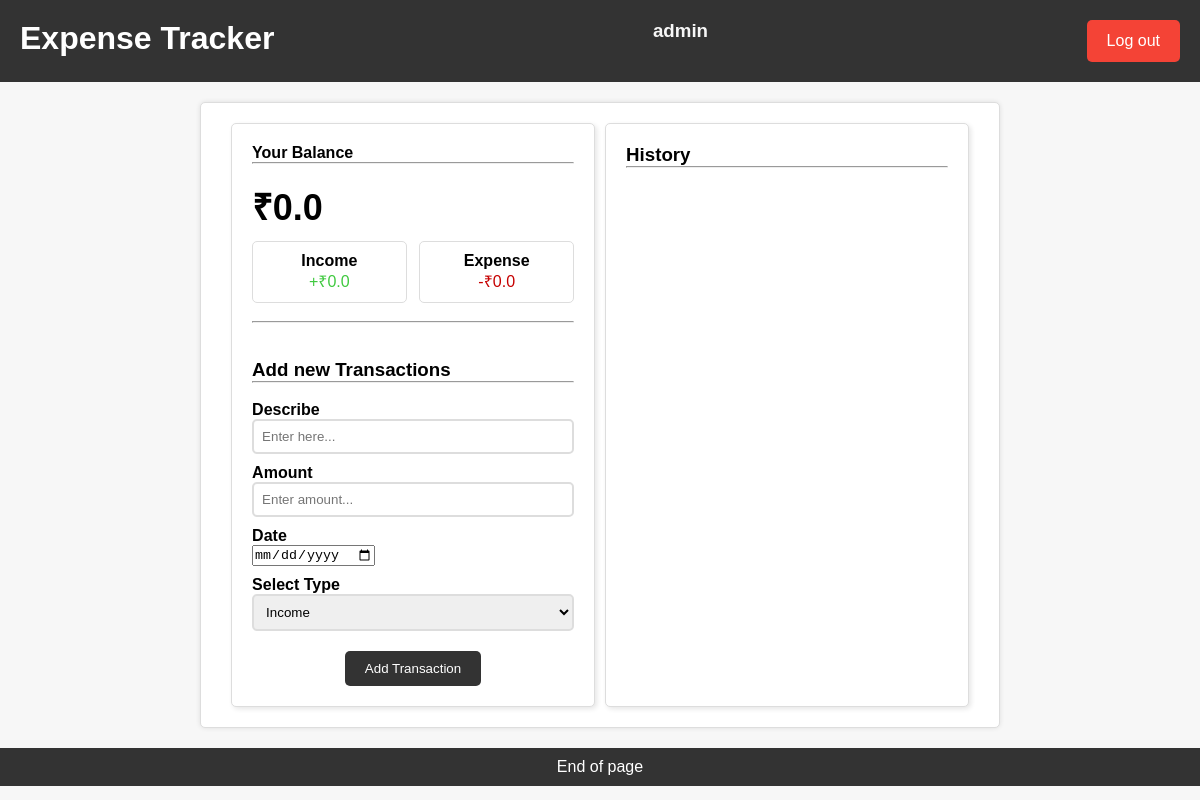
The app's page /home/ (signed in) with its own data.
### home/models.py (models this page shows)
class Profile(models.Model):
    user = models.ForeignKey(User, on_delete=models.CASCADE)  # ! Connects user profile to a user account.
    income = models.FloatField(default=0, max_length=10)  # ! Total income earned by the user.
    expenses = models.FloatField(default=0)  # ! Total expenses incurred by the user.
    balance = models.FloatField(default=0)  # ! Current balance of the user's financial account.

### home/views.py (the view, shortened to what this page needs)
# urls.py: path("home/", views.index, name="index"),
def index(request):
    profile = models.Profile.objects.filter(user=request.user).first()
    expenses = models.Expense.objects.filter(user=request.user).order_by('-id')
    return render(request, 'home/index.html', {
        'profile': profile,
        'expenses': expenses,
    })

### home/templates/home/index.html (shortened to what this page needs)
<!DOCTYPE html>
<html>
<head>
</head>
<body>
    <div class="header">
        <h1>Expense Tracker</h1>
        {% if user.is_authenticated %}
        <h3 style="color: #f7f7f7;">{{ user }}</h3>
        <a href="/members/signout" class="logout-btn">Log out</a>
    </div>
        <div class="container">
            <div class="balance-form-section">
                <div class="your-balance-section">
                    <h4>Your Balance</h4><hr><br>
                    <h1 id="balance">₹{{profile.balance}}</h1>
                    <div class="inc-exp-container">
                        <div>
                            <h4>Income</h4>
                            <p id="money-plus" class="money plus">+₹{{profile.income}}</p>
                        </div>
                        <div>
                            <h4>Expense</h4>
                            <p id="money-minus" class="money minus">-₹{{profile.expenses}}</p>
                        </div>
                    </div>
                </div><br><hr><br><br>
                <div class="add-transaction-section">
                    <h3>Add new Transactions</h3><hr><br>
                    <form id="form" method="POST">
                        <div class="form-control">
                            <label for="text">Describe</label>
                            <input type="text" required name = "text"  placeholder="Enter here...">
                        </div>
                        <div class="form-control">
                            <label for="text">Amount</label>
                            <input type="number" required name="amount"  placeholder="Enter amount...">
                        </div>
                        <div class="form-control">
                            <label for="date">Date</label>
                            <input type="date" required name="date" placeholder="Select a date...">
                        </div>
                        <div class="form-control">
                            <label for="Text">Select Type</label>
                            <select required  name="expense_type" class="form-control">
                                <option value="income">Income</option>
                            </select>
                        </div>
                        <button class="btn add-transaction-btn" type="submit">Add Transaction</button>
                    </form>
                </div>
            </div>
            <div class="history-section">
                <h3>History</h3><hr><br>
            </div>
        </div>
    {% else %}
    <a href="{% url 'login' %}">Login</a>
    <a href="{% url 'signup' %}"></a>
    {% endif %}
    <div class="footer">
        <p>End of page</p>
    </div>
</body>
</html>

### home/templates/home/index.html (style rules this page uses)
* { margin: 0; padding: 0; box-sizing: border-box; }
body { font-family: Arial, sans-serif; background-color: #f7f7f7; }
.header { background-color: #333; color: #fff; text-align: center; padding: 20px; display: flex; justify-content: space-between; }
.container { max-width: 800px; margin: 20px auto; padding: 20px; background-color: #fff; border: 1px solid #ddd; border-radius: 5px; box-shadow: 0 0 5px rgba(0, 0, 0, 0.1); display: flex; justify-content: space-evenly; }
.container > div { flex-basis: 48%; padding: 20px; background-color: #fff; border: 1px solid #ddd; border-radius: 5px; box-shadow: 2px 2px 5px rgba(0, 0, 0, 0.1); }
#balance { font-size: 36px; margin-bottom: 10px; }
.inc-exp-container { display: flex; justify-content: space-between; }
.inc-exp-container div { flex-basis: 48%; text-align: center; padding: 10px; border: 1px solid #ddd; border-radius: 5px; }
.form-control { margin-bottom: 10px; }
.form-control label { display: block; font-weight: bold; }
.form-control input[type="text"], .form-control input[type="number"], .form-control select { width: 100%; padding: 8px; border: 2px solid #ddd; border-radius: 5px; }
.btn { display: inline-block; padding: 10px 20px; background-color: #333; color: #fff; border: none; border-radius: 5px; cursor: pointer; }
.footer { text-align: center; padding: 10px; background-color: #333; color: #fff; }
.logout-btn { display: inline-block; padding: 12px 20px; background-color: #f44336; color: #fff; border: none; border-radius: 5px; cursor: pointer; text-decoration: none; font-size: 16px; transition: background-color 0.3s ease; }
.add-transaction-btn { display: block; margin: 0 auto; }
#money-plus { color: rgb(63, 201, 63); }
#money-minus { color: rgb(198, 0, 0); }

### records on screen
Profile: balance "0.0", income "0.0", expenses "0.0"

### other values on screen
{{ user }} "admin"
